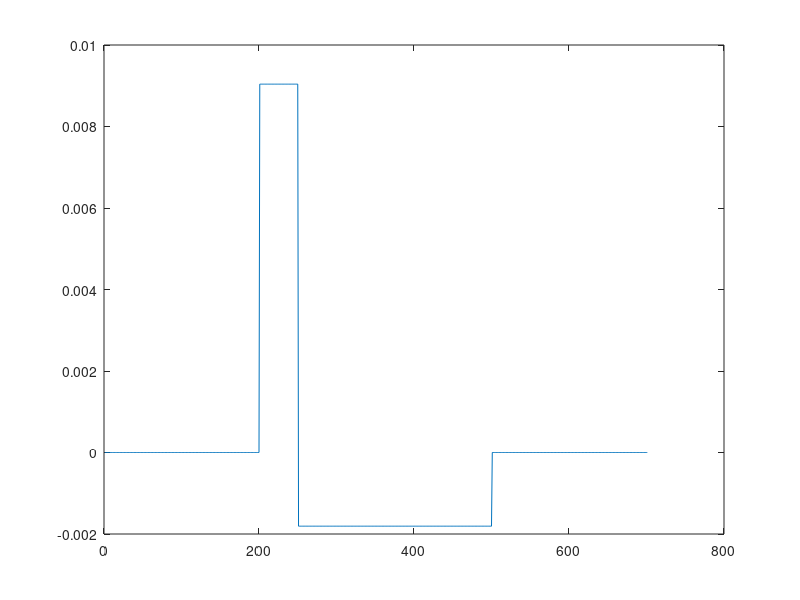
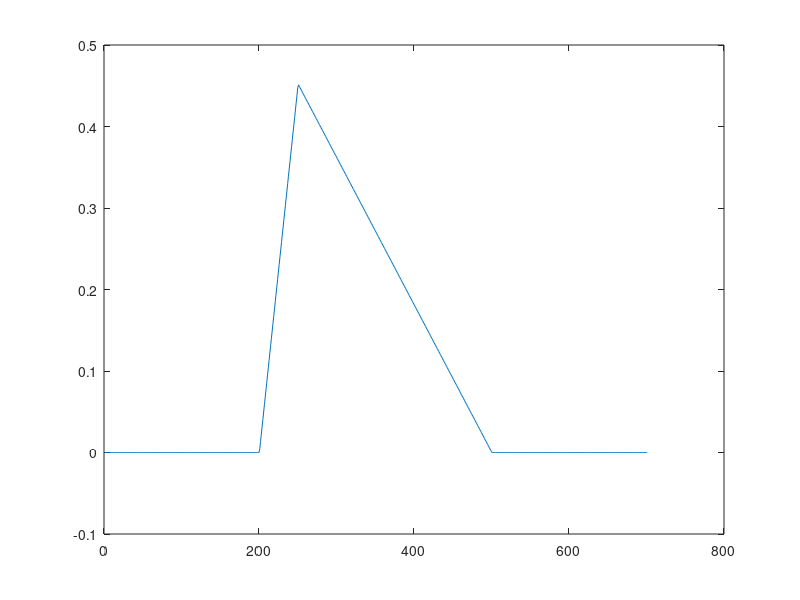
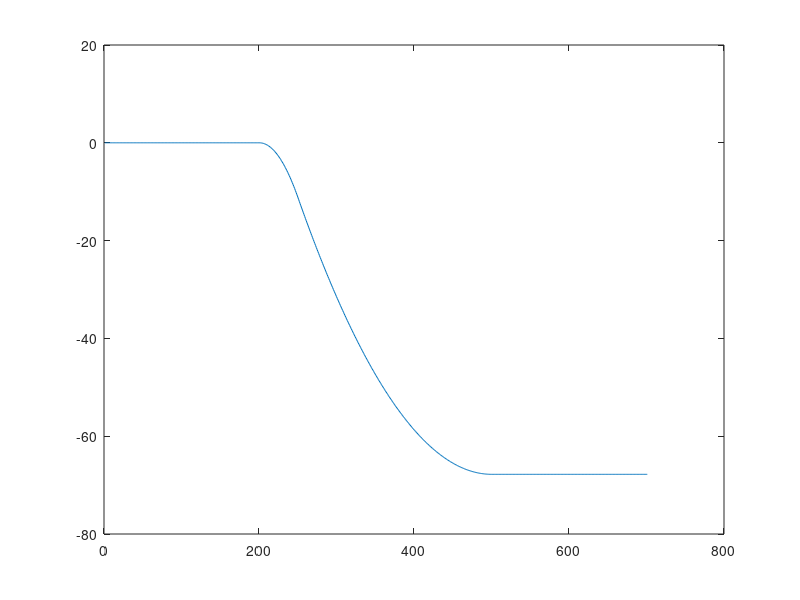

These figures' MATLAB source, in order:
N = 701;
L = 700;

x = linspace(0,L,N);
rho = zeros(N,1);
V = zeros(N,1);

Lap = zeros(N,N);

v = ones(N,1);
v1 = ones(N-1,1);

Lap = -2.*diag(v,0) + diag(v1,1) + diag(v1,-1);

Lap(1,1) = -2;
Lap(N,N) = -1;

rho(1:200) = 0.0;
rho(201:250) = 5.0;
rho(251:500) = -1.0;
rho(501:701) = 0.0;

rho = rho*1.6e-19*1e6*1e-18/8.85e-12*1e17;

figure(1)
plot(rho);

V = -1*inv(Lap)*rho;

E = gradient(V);
E = -1*E;
figure(2)
plot(E);

figure(3)
plot(V);